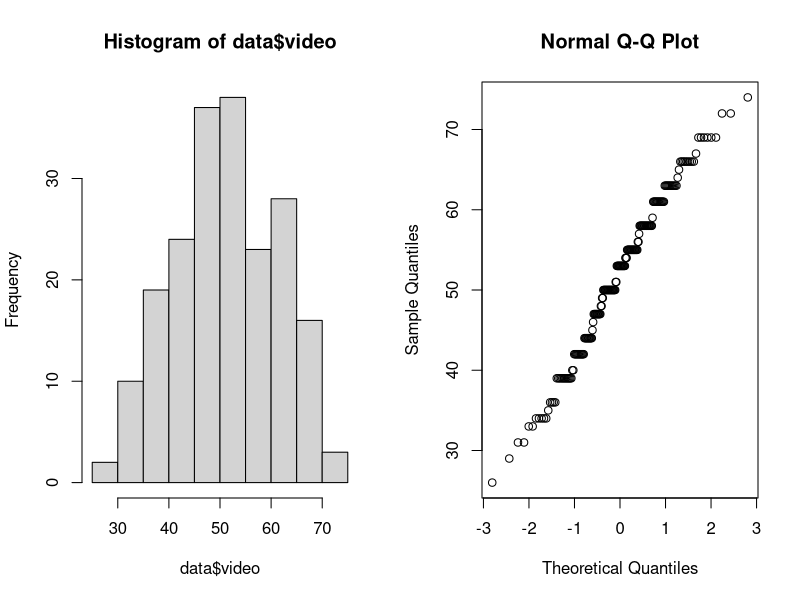
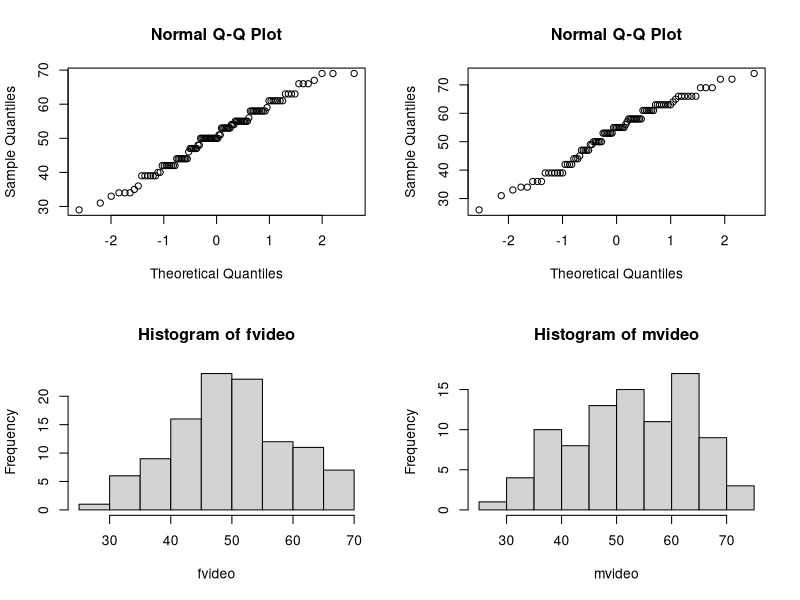
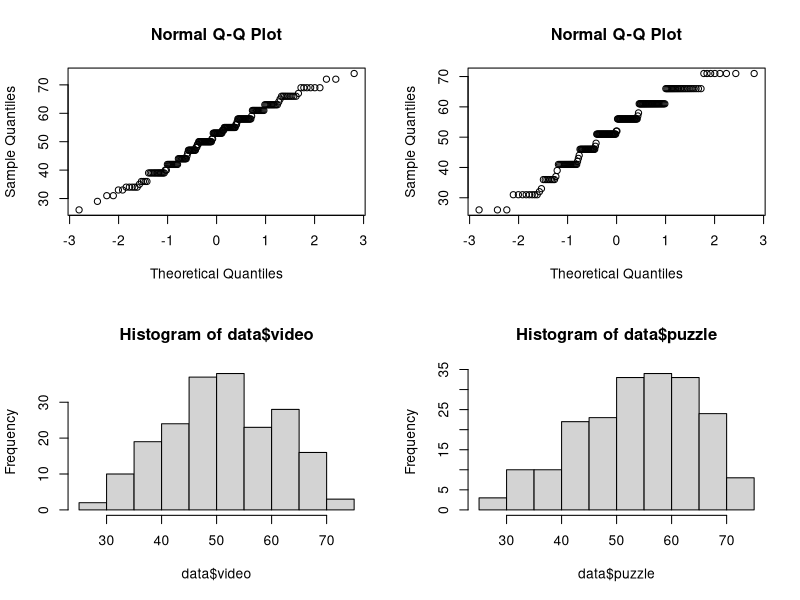

Source code (R) for these figures, in order:
# Exercise 1
data <- read.csv("Ice_cream-1.csv")

# a)
summary(data$video)

par(mfrow=c(1, 2))
hist(data$video)
qqnorm(data$video)
shapiro.test(rnorm(1000))

# CI
alpha = 0.03
ci <- qnorm(1 - alpha/2) * sd(data$video) / sqrt(length(data$video))
c(mean(data$video) - ci, mean(data$video) + ci)
n <- (qnorm(1 - alpha/2) * sd(data$video) / (3/2))^2
ceiling(n)

# Bootstrap CI
B = 100000
Tstar = numeric(B)
for(i in 1:B)
  Tstar[i] = mean(sample(data$video, replace=T))
c(2*mean(Tstar) - quantile(Tstar, 1 - alpha/2), 2*mean(Tstar) - quantile(Tstar, alpha/2))


# b)
t.test(data$video, mu=50, alternative="greater")
t.test(data$video, mu=51, alternative="greater")


# c)
binom.test(sum(data$video>50), length(data$video), alternative='g')
wilcox.test(data$video, mu=50, alternative='g')

sum(data$video<42)/length(data$video) <= 0.25


# d)
# Bootstrap test
B = 10000
t = min(data$video)
Tstar = numeric(B)
means = NULL
for(m in 0:100){
  for(i in 1:B)
    Tstar[i] = min(rnorm(length(data$video), mean=m, sd=10))
  if(2*min(sum(Tstar<t)/B, sum(Tstar>t)/B) > 0.05)
    means = c(means, m)
}
length(min(means):max(means)) == length(means)
range(means)

# Kolmogorov-Smirnov test
means = NULL
for(m in 0:100){
  if(ks.test(data$video, pnorm, m, 10)[[2]] > 0.05)
    means = c(means, m)
}
length(min(means):max(means)) == length(means)
range(means)

# More precise KS test
means = NULL
for(m in seq(51, 54, by=0.001)){
  if(ks.test(data$video, pnorm, m, 10)[[2]] > 0.05)
    means = c(means, m)
}
length(seq(min(means), max(means), by=0.001)) == length(means)
range(means)


# e)
fvideo = data$video[data$female == 1]
mvideo = data$video[data$female == 0]

t.test(mvideo, fvideo, alternative='g')
wilcox.test(mvideo, fvideo, alternative='g')
ks.test(mvideo, fvideo, alternative='l')

par(mfrow=c(2, 2))
qqnorm(fvideo); qqnorm(mvideo)
hist(fvideo); hist(mvideo)
shapiro.test(fvideo); shapiro.test(mvideo)


# f)
cor.test(data$video, data$puzzle)
cor.test(data$video, data$puzzle, method='spearman')

qqnorm(data$video); qqnorm(data$puzzle)
hist(data$video); hist(data$puzzle)
shapiro.test(data$video); shapiro.test(data$puzzle)

t.test(data$puzzle, data$video, paired=T, alternative='g')
wilcox.test(data$puzzle, data$video, paired=T, alternative='g')